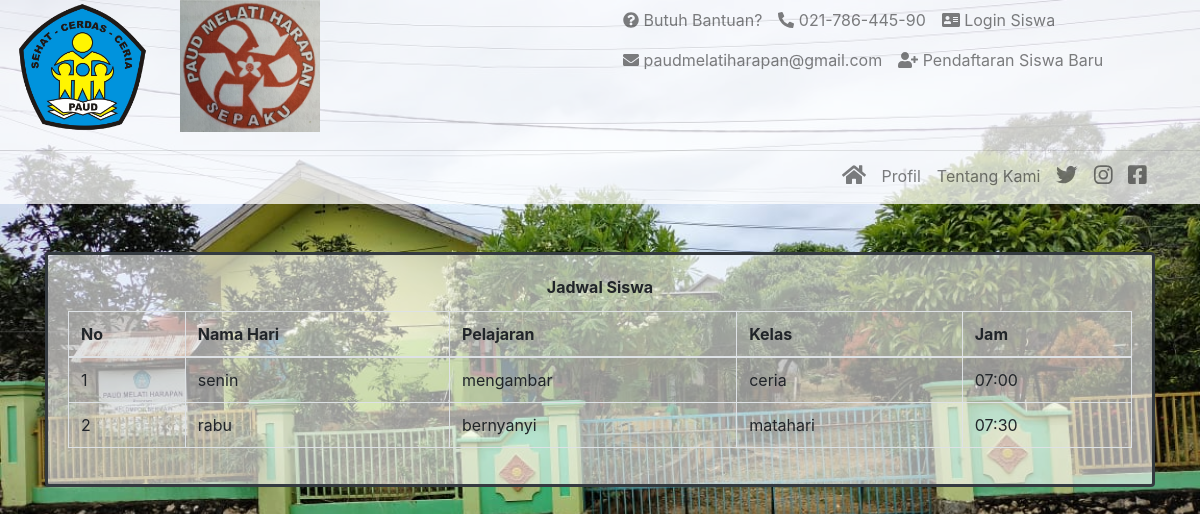
Page /datajadwal.php on the committed database.
### tables this page shows
CREATE TABLE `jadwal` (
  `id` int(20) NOT NULL,
  `hari` varchar(20) DEFAULT NULL,
  `jam` varchar(20) DEFAULT NULL,
  `id_pelajaran` int(20) DEFAULT NULL,
  `date` varchar(20) DEFAULT NULL
);

CREATE TABLE `pelajaran` (
  `id` int(20) NOT NULL,
  `nama_pelajaran` varchar(20) DEFAULT NULL,
  `id_guru` int(20) DEFAULT NULL,
  `date` varchar(20) DEFAULT NULL,
  `id_periode` int(20) DEFAULT NULL
);

CREATE TABLE `kelas` (
  `id` int(20) NOT NULL,
  `nama_kelas` varchar(20) DEFAULT NULL,
  `id_guru` int(20) DEFAULT NULL,
  `id_jadwal` int(20) DEFAULT NULL,
  `date` varchar(20) DEFAULT NULL
);

### datajadwal.php (the view, shortened to what this page needs)
<!doctype php>
<?php
include 'db/database.php';
?>
<php lang="en">
<head>
    <link rel="stylesheet" href="assets/css/bootstrap.min.css">
    <link rel="stylesheet" href="assets/css/all.min.css" />
    <link rel="stylesheet" href="assets/css/lia.css">
</head>
<body class="bgtotal">
    <div class="navbar-light bgnav">
        <div class="container-fluid">
            <div class="row">
                <div class="col-md-6">
                    <div class="row">
                        <div class="col-md-6">
                            <img src="assets/img/logo2.png" alt="" style="max-width:50%; object-fit: cover;">
                        </div>
                        <div class="col-md-6">
                            <img src="assets/img/logo1.jpg" alt="" style="max-width:52%; object-fit: cover; margin-left: -50%;">
                        </div>
                    </div>
                </div>
                 <?php if (isset($_SESSION["id"])){
                   $id = $_SESSION['id'];
                   $sql = "select * from user INNER JOIN detail_user ON user.id = detail_user.id_user where user.id='$id'";
                   $result = $conn->query($sql);
                        $row = $result->fetch_assoc();
                       $user = $row["nama_siswa"];
                   ?>
                <div class="col-md">
                    <div class="row">
                        <div class="col-md">
                            <ul class="navbar-nav atas">
                                <li class="nav-item">
                                    <a class="nav-link" href="#"><i class="fas fa-question-circle"></i> Butuh
                                        Bantuan?</a>
                                </li>
                                <li class="nav-item">
                                    <div class="nav-link" href="#"><i class="fas fa-phone-alt"></i> 021-786-445-90</div>
                                </li>
                                <li class="nav-item ">
                                <a class="nav-link" href="login.php"><i class="fas fa-address-card"></i> <?php echo $user; ?>
                                        </a>
                                </li>
                            </ul>
                        </div>
                    </div>
                    <div class="row">
                        <div class="col-md">
                            <ul class="navbar-nav atas">
                                <li class="nav-item">
                                    <div class="nav-link"><i class="fas fa-envelope"></i>
                                        paudmelatiharapan@gmail.com</div>
                                </li>
                                <li class="nav-item">
                                    <a class="nav-link" href="logout.php"><i class="fas fa-address-card"></i> Logout
                                        </a>
                                </li>
                            </ul>
                        </div>
                    </div>
                </div>
                 <?php  }else{?>
                <div class="col-md">
                    <div class="row">
                        <div class="col-md">
                            <ul class="navbar-nav atas">
                                <li class="nav-item">
                                    <a class="nav-link" href="#"><i class="fas fa-question-circle"></i> Butuh
                                        Bantuan?</a>
                                </li>
                                <li class="nav-item">
                                    <div class="nav-link" href="#"><i class="fas fa-phone-alt"></i> 021-786-445-90</div>
                                </li>
                                <li class="nav-item">
                                    <a class="nav-link" href="login.php"><i class="fas fa-address-card"></i> Login
                                        Siswa</a>
                                </li>
                            </ul>
                        </div>
                    </div>
                    <div class="row">
                        <div class="col-md">
                            <ul class="navbar-nav atas">
                                <li class="nav-item">
                                    <div class="nav-link"><i class="fas fa-envelope"></i>
                                        paudmelatiharapan@gmail.com</div>
                                </li>
                                <li class="nav-item">
                                    <a class="nav-link" href="pendaftaran.php"><i class="fas fa-user-plus"></i>
                                        Pendaftaran Siswa
                                        Baru</a>
                                </li>
                            </ul>
                        </div>
                    </div>
                </div>
               <?php  }?>
            </div>
        </div>
        <hr style="margin-bottom:-3px;">
        <nav class="navbar navbar-expand-lg">
            <div class="container">
                <div class="collapse navbar-collapse" id="navbarTogglerDemo02">
                    <ul class="navbar-nav ml-auto mt-2 mt-lg-0">
                        <li class="nav-item">
                            <a class="nav-link" href="index.php"><i class="fas fa-home fa-lg"></i></a>
                        </li>
                        <li class="nav-item">
                            <a class="nav-link" href="profile.php">Profil</a>
                        </li>
                        <li class="nav-item">
                            <a class="nav-link" href="tentangkami.php">Tentang Kami</a>
                        </li>
                        <li class="nav-item">
                            <a class="nav-link" href="#"><i class="fab fa-twitter fa-lg"></i></a>
                        </li>
                        <li class="nav-item">
                            <a class="nav-link" href="#"><i class="fab fa-instagram fa-lg"></i></a>
                        </li>
                        <li class="nav-item">
                            <a class="nav-link" href="#"><i class="fab fa-facebook-square fa-lg"></i></a>
                        </li>
                    </ul>
                </div>
        </nav>
    </div>
    <div class="container mt-5 mb-5">
        <div class="row">
            <div class="col-md">
                <div class="card border-3 border-dark">
                    <div class="card-body">
                            <div class="card-title text-center"><strong>Jadwal Siswa</strong></div>
                            <div class="table-responsive">
                        <table id="example" class="table table-striped table-bordered" style="width:100%">
                        <thead>
                        <tr>
                            <th>No</th>
                            <th>Nama Hari</th>
                            <th>Pelajaran</th>
                            <th>Kelas</th>
                            <th>Jam</th>
                        </tr>
                        </thead>
                        <tbody>
                        <?php
                            $sql = "select * from ((jadwal INNER JOIN pelajaran ON jadwal.id_pelajaran = pelajaran.id) INNER JOIN kelas on jadwal.id = kelas.id_jadwal)";
                            $result = $conn->query($sql);
                            $no = 1;
                            if ($result->num_rows > 0) {
                                while($row = $result->fetch_assoc()) {
                        ?>
                        <tr>
                            <td><?php echo $no++; ?></td>
                            <td><?php echo $row["hari"]; ?></td>
                            <td><?php echo $row["nama_pelajaran"]; ?></td>
                            <td><?php echo $row["nama_kelas"]; ?></td>
                            <td><?php echo $row["jam"]; ?></td>
                        </tr>
                        <?php
                                }
                            }
                        ?>
                           </tbody>
                        </table>
                        </div>
                        </div>
                    </div>
                </div>
            </div>
        </div>
</body>
</php>

### assets/css/lia.css (style rules this page uses)
.bgtotal { background-image: url('../img/bcknew.jpg'); background-position: center; background-repeat: no-repeat; background-size: cover; }
.bgnav { background-color: rgba(255, 255, 255, 0.755); }
.border-3 { border-width: 3px !important; }
.atas { flex-direction: row; margin-right: 5px; }
.nav-link { padding-right: .5rem !important; padding-left: .5rem !important; }

### rows in the picture
jadwal: hari "senin", id_pelajaran.nama_pelajaran "mengambar", kelas.nama_kelas "ceria", jam "07:00"
jadwal: hari "rabu", id_pelajaran.nama_pelajaran "bernyanyi", kelas.nama_kelas "matahari", jam "07:30"
